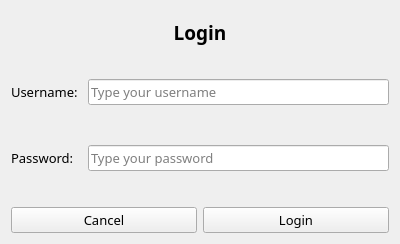
<?xml version="1.0" encoding="UTF-8"?>
<ui version="4.0">
 <class>login_form</class>
 <widget class="QWidget" name="login_form">
  <property name="geometry">
   <rect>
    <x>0</x>
    <y>0</y>
    <width>400</width>
    <height>244</height>
   </rect>
  </property>
  <property name="sizePolicy">
   <sizepolicy hsizetype="Preferred" vsizetype="Maximum">
    <horstretch>0</horstretch>
    <verstretch>0</verstretch>
   </sizepolicy>
  </property>
  <property name="maximumSize">
   <size>
    <width>400</width>
    <height>250</height>
   </size>
  </property>
  <property name="font">
   <font>
    <family>Source Sans Pro</family>
    <pointsize>10</pointsize>
    <weight>50</weight>
    <bold>false</bold>
   </font>
  </property>
  <property name="windowTitle">
   <string>Password Keeper</string>
  </property>
  <property name="layoutDirection">
   <enum>Qt::LeftToRight</enum>
  </property>
  <layout class="QVBoxLayout" name="verticalLayout">
   <property name="sizeConstraint">
    <enum>QLayout::SetDefaultConstraint</enum>
   </property>
   <item>
    <widget class="QLabel" name="header_label">
     <property name="sizePolicy">
      <sizepolicy hsizetype="Minimum" vsizetype="Minimum">
       <horstretch>0</horstretch>
       <verstretch>0</verstretch>
      </sizepolicy>
     </property>
     <property name="font">
      <font>
       <pointsize>14</pointsize>
       <weight>75</weight>
       <bold>true</bold>
      </font>
     </property>
     <property name="text">
      <string>Login</string>
     </property>
     <property name="alignment">
      <set>Qt::AlignCenter</set>
     </property>
    </widget>
   </item>
   <item>
    <layout class="QGridLayout" name="gridLayout_2">
     <property name="sizeConstraint">
      <enum>QLayout::SetDefaultConstraint</enum>
     </property>
     <property name="topMargin">
      <number>20</number>
     </property>
     <property name="bottomMargin">
      <number>30</number>
     </property>
     <property name="horizontalSpacing">
      <number>10</number>
     </property>
     <property name="verticalSpacing">
      <number>40</number>
     </property>
     <item row="0" column="0">
      <widget class="QLabel" name="label_2">
       <property name="text">
        <string>Username:</string>
       </property>
      </widget>
     </item>
     <item row="1" column="0">
      <widget class="QLabel" name="label">
       <property name="text">
        <string>Password:</string>
       </property>
      </widget>
     </item>
     <item row="0" column="1">
      <widget class="QLineEdit" name="username_txt">
       <property name="placeholderText">
        <string>Type your username</string>
       </property>
      </widget>
     </item>
     <item row="1" column="1">
      <widget class="QLineEdit" name="password_txt">
       <property name="echoMode">
        <enum>QLineEdit::Password</enum>
       </property>
       <property name="placeholderText">
        <string>Type your password</string>
       </property>
      </widget>
     </item>
    </layout>
   </item>
   <item>
    <layout class="QHBoxLayout" name="horizontalLayout">
     <property name="sizeConstraint">
      <enum>QLayout::SetDefaultConstraint</enum>
     </property>
     <property name="bottomMargin">
      <number>0</number>
     </property>
     <item>
      <widget class="QPushButton" name="cancel_button">
       <property name="text">
        <string>Cancel</string>
       </property>
      </widget>
     </item>
     <item>
      <widget class="QPushButton" name="login_reg_button">
       <property name="text">
        <string>Login</string>
       </property>
      </widget>
     </item>
    </layout>
   </item>
  </layout>
 </widget>
 <resources/>
 <connections/>
</ui>
